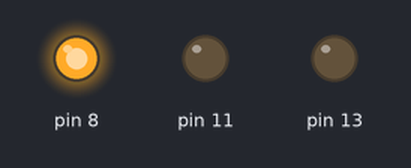
The sketch below on a simulated Arduino Uno, built with avr-gcc and run on an emulated ATmega328P. On the bench: output pins drawn as LEDs (lit = HIGH).

Above: at 0.15 s.
At 0.75 s:
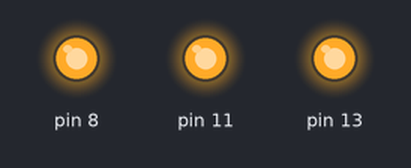
At 1.05 s:
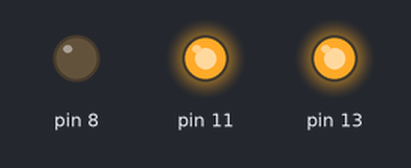
At 1.35 s:
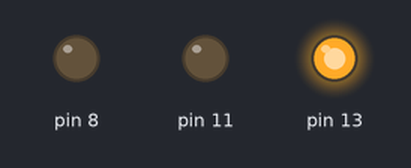
At 2.25 s:
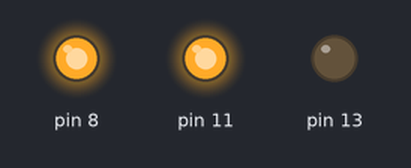
At 3.45 s:
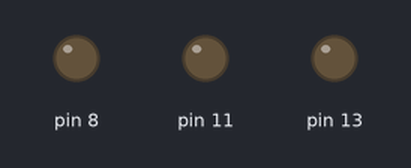
Timing chart, 0 to 4.1 s (numbered marks = the images above):
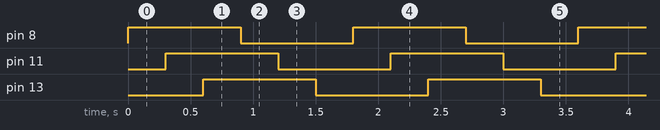

Measured:
- by itself, pin 8, pin 11, pin 13: alternates HIGH for 0.90 s and LOW for 0.90 s
- by itself, everything shown: repeats every 1.8 s, in 6 steps

The sketch:

Party_lights.ino
```cpp
void setup() {
  pinMode(13, OUTPUT);
  pinMode(11, OUTPUT);
  pinMode(8, OUTPUT);
}
void loop() {
  digitalWrite(8, 1);
  delay(300);
  digitalWrite(11, 1);
  delay(300);
  digitalWrite(13, 1);
  delay(300);
  digitalWrite(8, 0);
  delay(300);
  digitalWrite(11, 0);
  delay(300);
  digitalWrite(13, 0);
  delay(300);
}
```
